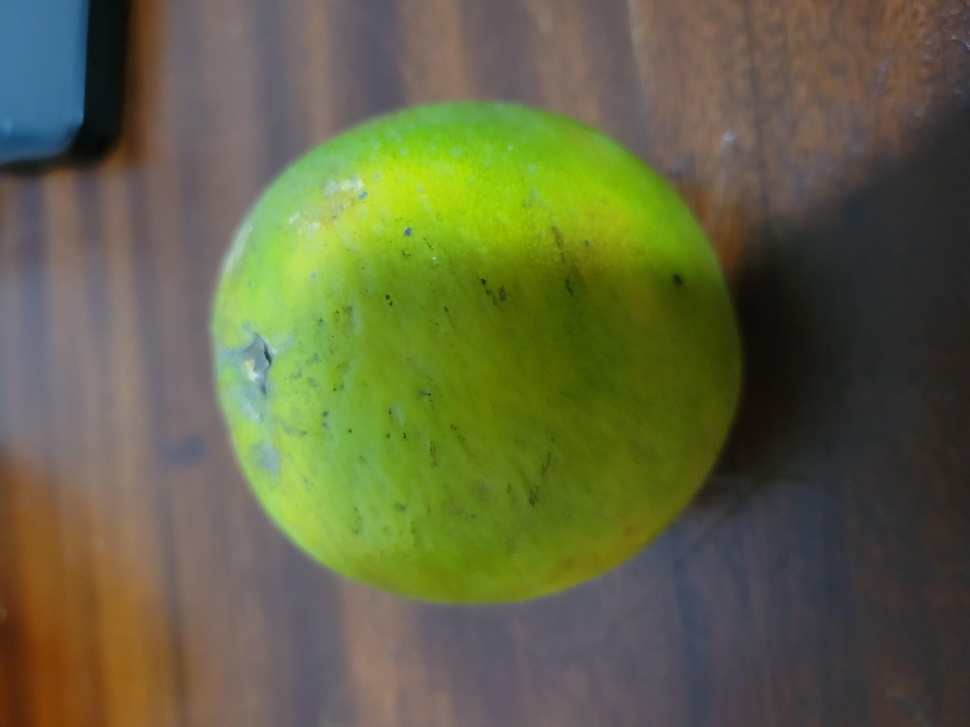
#> input picture model/new_data_regression/quality_0.09_1770641506.jpg, 970 x 727 px, shrunk from 4032 x 3024 before the run, given in place of the camera
$ python multi_tracker.py
#> lines starting #> are read from the running program, lines starting #| are printed output that depends on the picture; after the words box and inside, x2 and y2 are one past the last pixel; in counts of white or black regions, pixels touching at a corner belong together
import cv2
import numpy as np

# Start Webcam
cap = cv2.VideoCapture(0)

print(">>> Starting Advanced Circular Tracker...")
print(">>> Press 'q' to quit.")

while True:
    ret, frame = cap.read()
#> frame is the input picture: shape (727, 970, 3); mean B, G, R 66.2, 100.6, 97.9
    if not ret: break

    # 1. PREPROCESS
    # Convert to grayscale
    gray = cv2.cvtColor(frame, cv2.COLOR_BGR2GRAY)
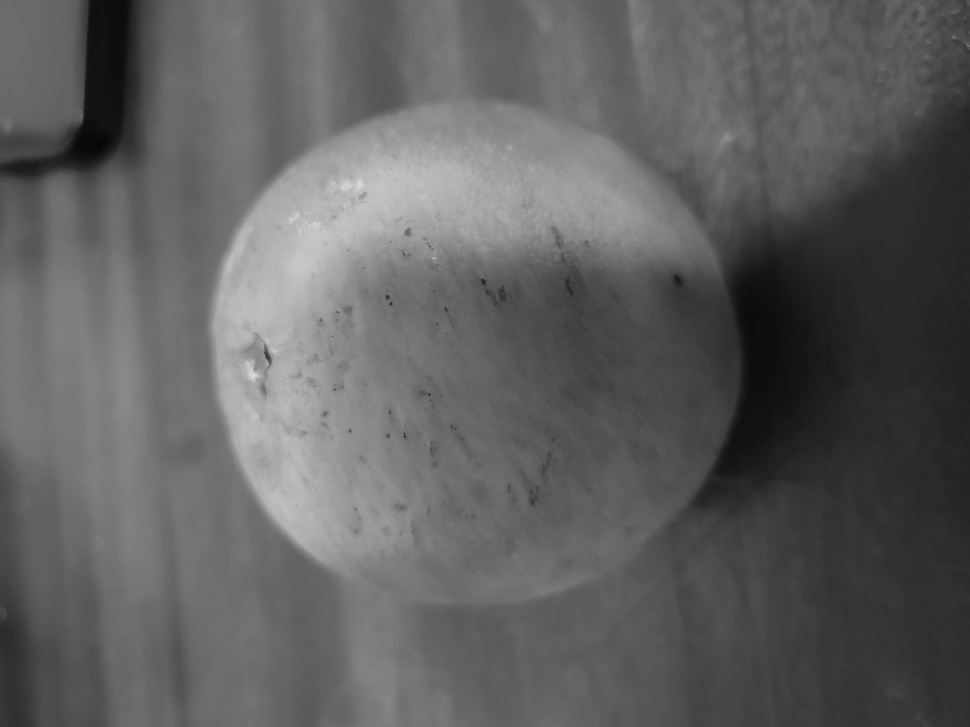
#> gray: shape (727, 970); min 4, max 220, mean 95.9

    # Use a Median Blur. This is excellent for removing background "salt and pepper" noise
    # while keeping the edges of the oranges sharp.
    gray_blurred = cv2.medianBlur(gray, 5)

    # 2. THE MAGIC MATH: HOUGH CIRCLES
    # This specifically hunts for circular shapes and separates touching ones.
    circles = cv2.HoughCircles(
        gray_blurred,
        cv2.HOUGH_GRADIENT,
        dp=1,
        minDist=60,       # <--- FIXES TOUCHING: Minimum distance between orange centers.
        param1=50,        # Sensitivity of edge detection.
        param2=35,        # <--- FIXES NOISE: Strictness. Higher = fewer false alarms.
        minRadius=30,     # <--- Min size of an orange (ignore small background dots)
        maxRadius=150     # <--- Max size of an orange
    )
#> circles = None

    orange_count = 0

    # 3. DRAW THE RESULTS
    if circles is not None:
        # Convert coordinates to integers
        circles = np.uint16(np.around(circles))

        for i in circles[0, :]:
            x, y, radius = i[0], i[1], i[2]
            orange_count += 1

            # Draw the circular outline
            cv2.circle(frame, (x, y), radius, (0, 255, 0), 2)
            # Draw a dot in the center
            cv2.circle(frame, (x, y), 2, (0, 0, 255), 3)

            # Calculate the Bounding Box (We will need this for the AI Brain later)
            # We add a little padding (+10) to make sure we don't cut off the edges
            x1 = max(0, x - radius - 10)
            y1 = max(0, y - radius - 10)
            x2 = min(frame.shape[1], x + radius + 10)
            y2 = min(frame.shape[0], y + radius + 10)

            # Draw the AI Bounding Box in Blue
            cv2.rectangle(frame, (x1, y1), (x2, y2), (255, 0, 0), 2)
            cv2.putText(frame, f"Fruit {orange_count}", (x1, y1 - 10),
                        cv2.FONT_HERSHEY_SIMPLEX, 0.6, (255, 0, 0), 2)

    # Display total count
    cv2.putText(frame, f"Total Oranges: {orange_count}", (20, 40),
                cv2.FONT_HERSHEY_SIMPLEX, 0.8, (0, 255, 0), 2)
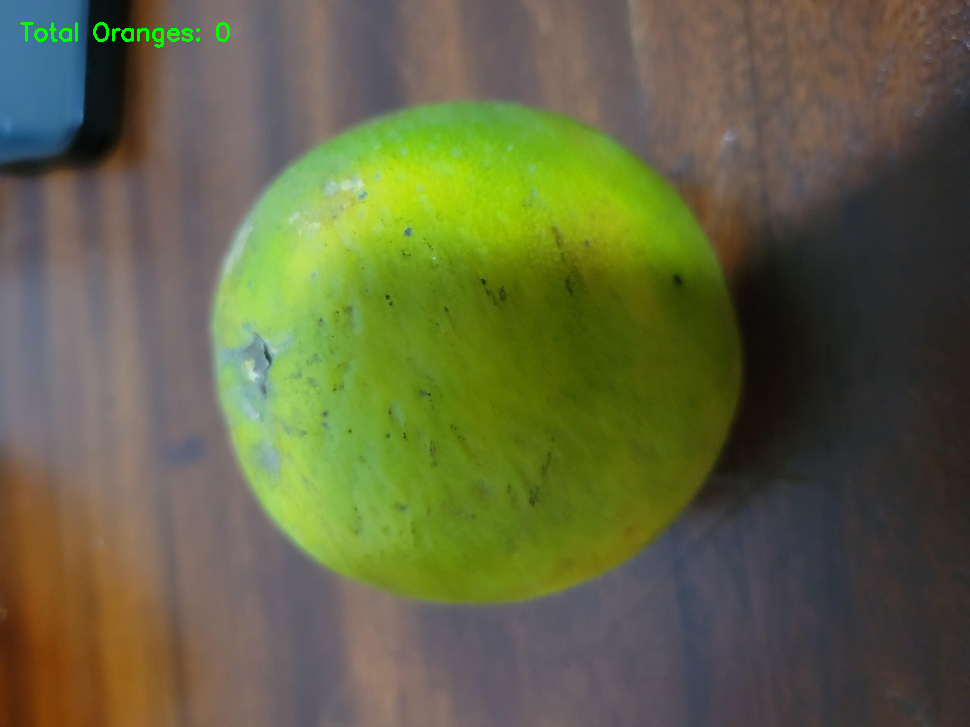
#> frame: shape (727, 970, 3); 0.19% of pixels changed, all inside (x1, y1, x2, y2) = (20, 22, 230, 48)

    cv2.imshow('Industrial Fruit Locator', frame)

    if cv2.waitKey(1) & 0xFF == ord('q'):
#> (key q is pressed here)
        break

cap.release()
cv2.destroyAllWindows()

$ run again, on model/new_data_regression/quality_0.12_1770641701.jpg
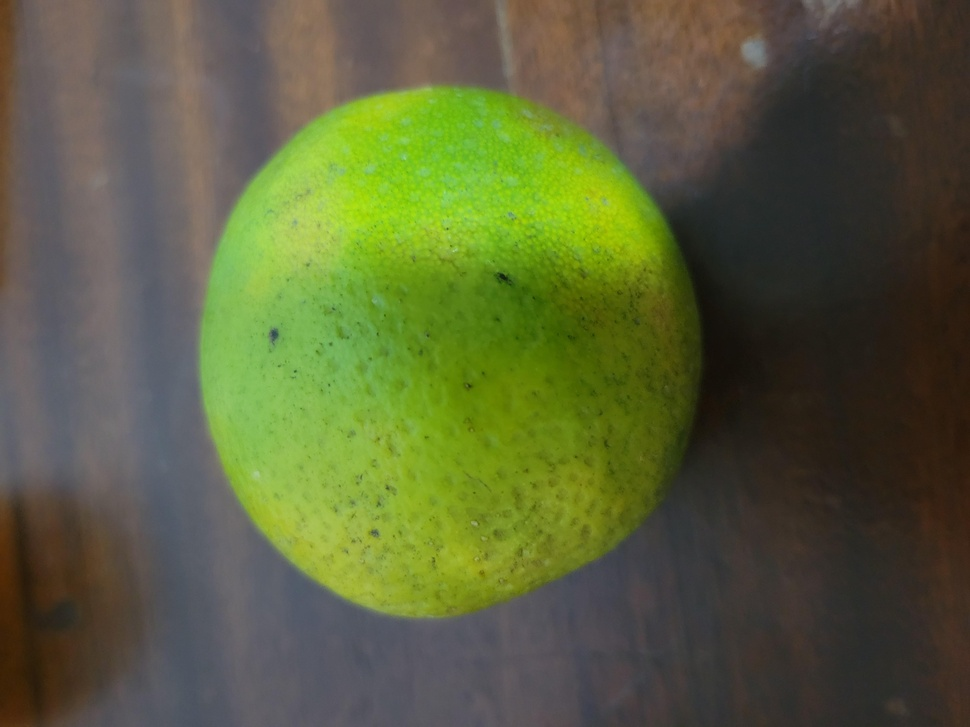
#> input picture model/new_data_regression/quality_0.12_1770641701.jpg, 970 x 727 px, shrunk from 4032 x 3024 before the run, given in place of the camera
#> frame is the input picture: shape (727, 970, 3); mean B, G, R 58.3, 96.3, 90
#> `gray = cv2.cvtColor(frame, cv2.COLOR_BGR2GRAY)`:
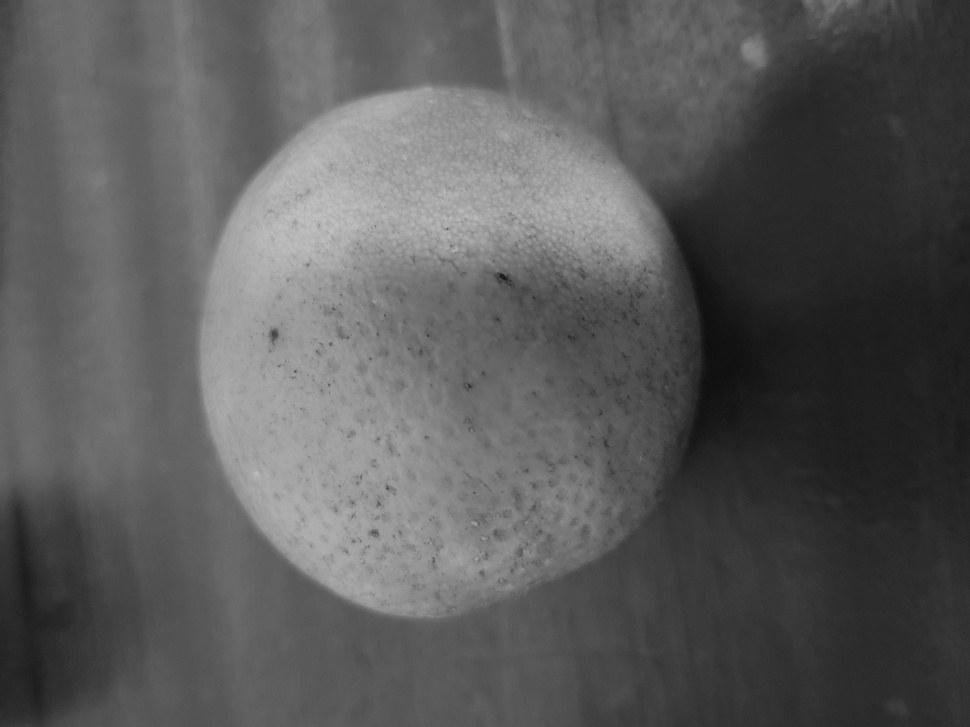
#> gray: shape (727, 970); min 15, max 195, mean 90.1
#> circles = None
#> `cv2.putText(frame, f"Total Oranges: {orange_count}", (20, 40), cv2.FON..`:
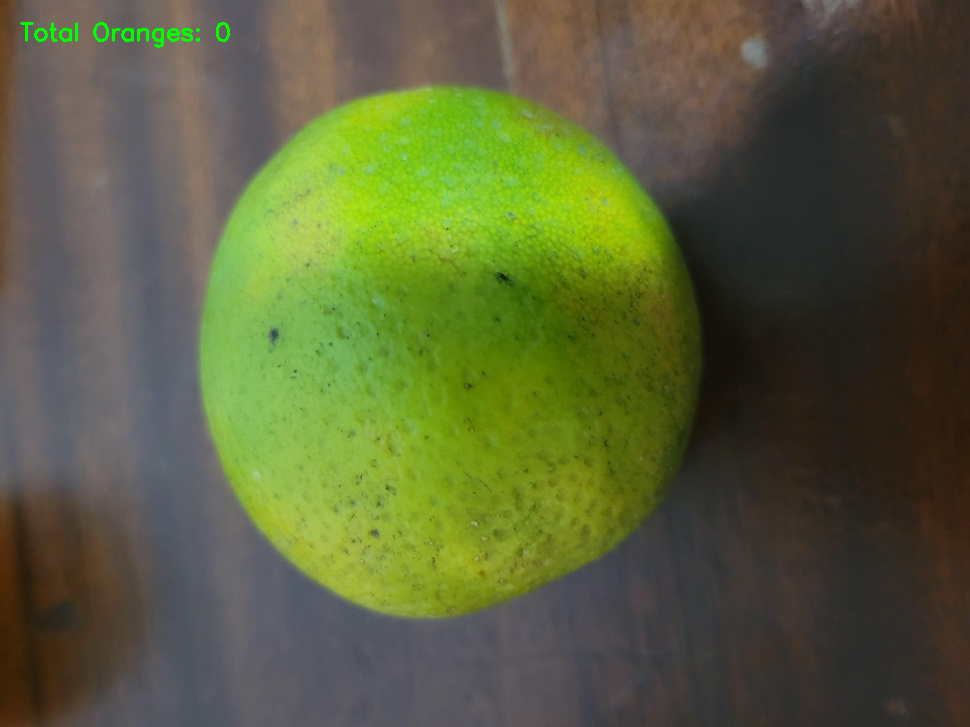
#> frame: shape (727, 970, 3); 0.19% of pixels changed, all inside (x1, y1, x2, y2) = (20, 22, 230, 48)

$ run again, on model/new_data_regression/quality_0.14_1770641549.jpg
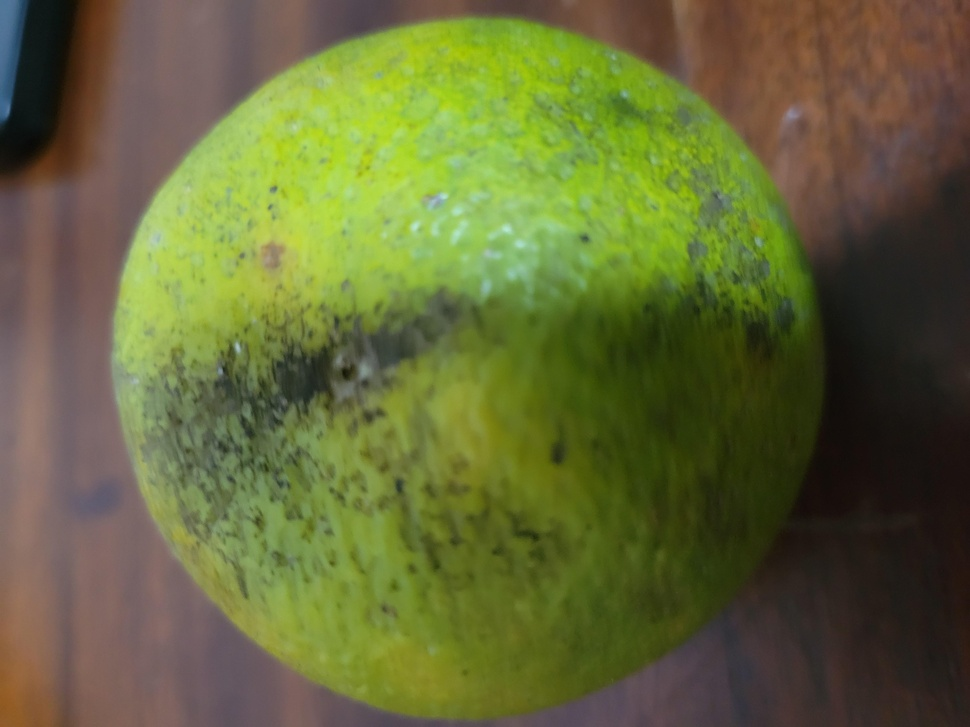
#> input picture model/new_data_regression/quality_0.14_1770641549.jpg, 970 x 727 px, shrunk from 4032 x 3024 before the run, given in place of the camera
#> frame is the input picture: shape (727, 970, 3); mean B, G, R 56.2, 104.7, 100.2
#> `circles = cv2.HoughCircles( gray_blurred, cv2.HOUGH_GRADIENT, dp=1, mi..`: circles = 17 rows, first 8: [274.5, 453.5, 113], [238.5, 340.5, 124.1], [325.5, 532.5, 129.6], [327.5, 423.5, 96.6], [280.5, 385.5, 81.2], [226.5, 415.5, 60.3], [239.5, 513.5, 76.7], [395.5, 383.5, 114.2]
#> `circles = np.uint16(np.around(circles))`: circles = 17 rows, first 8: [274, 454, 113], [238, 340, 124], [326, 532, 130], [328, 424, 97], [280, 386, 81], [226, 416, 60], [240, 514, 77], [396, 384, 114]
#> the loop `for i in circles[0, :]:` made 17 passes
#> (x, y, radius, x1, y1, x2, y2) on passes 1 to 8: (274, 454, 113, 151, 331, 397, 577), (238, 340, 124, 104, 206, 372, 474), (326, 532, 130, 186, 392, 466, 672), (328, 424, 97, 221, 317, 435, 531), (280, 386, 81, 189, 295, 371, 477), (226, 416, 60, 156, 346, 296, 486), (240, 514, 77, 153, 427, 327, 601), (396, 384, 114, 272, 260, 520, 508)
#> after the loop `for i in circles[0, :]:`:
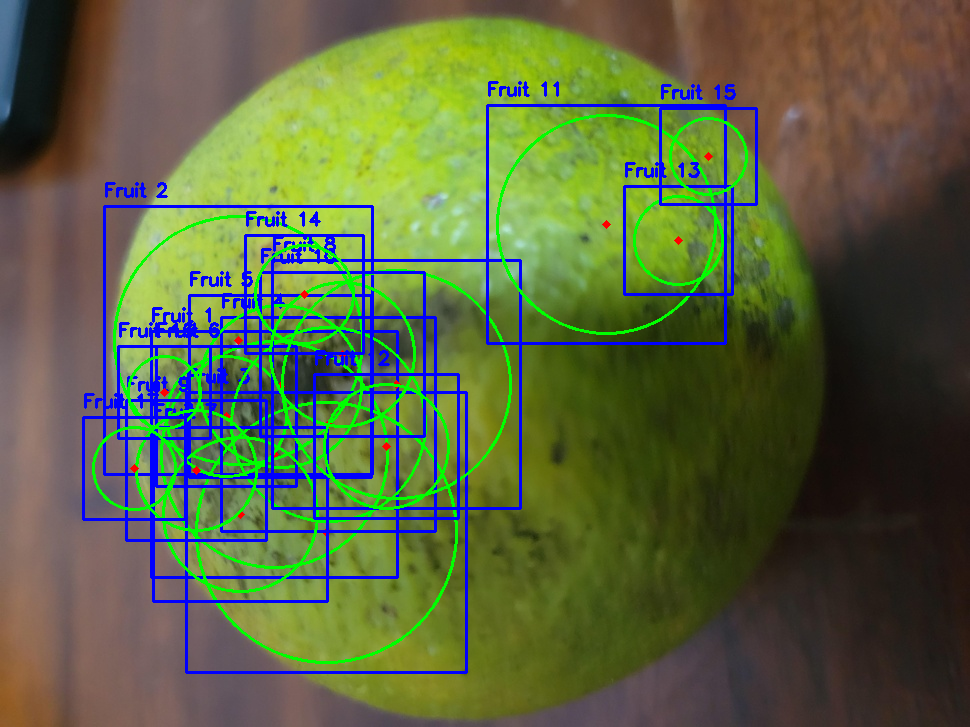
#> frame: shape (727, 970, 3); 8.3% of pixels changed, all inside (x1, y1, x2, y2) = (82, 81, 758, 674)
#> after the loop `for i in circles[0, :]:`: orange_count = 17
#> `cv2.putText(frame, f"Total Oranges: {orange_count}", (20, 40), cv2.FON..`:
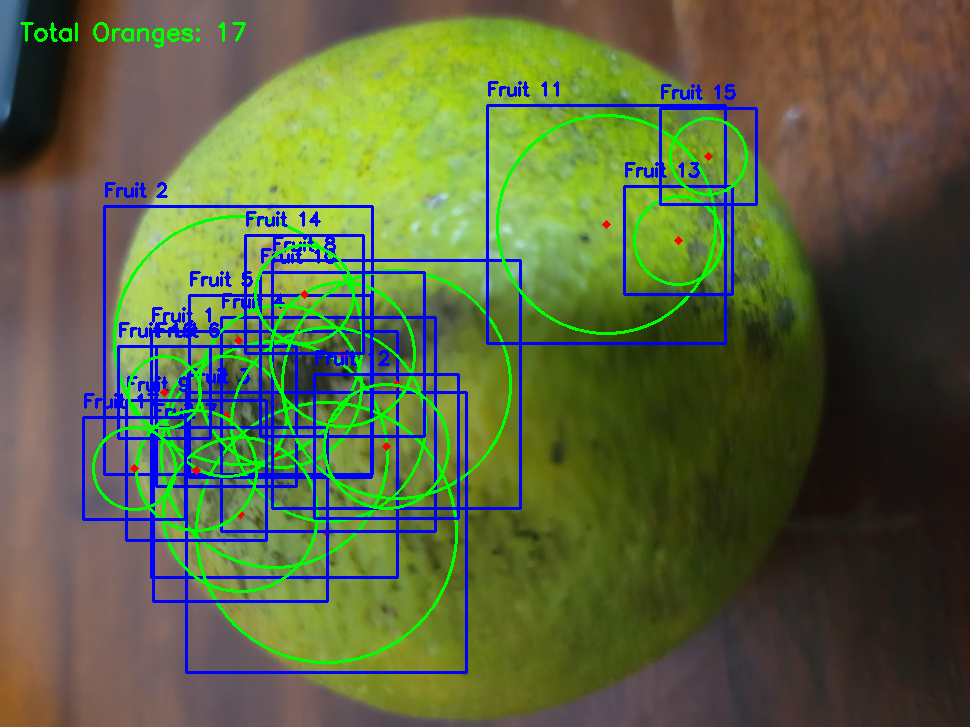
#> frame: shape (727, 970, 3); 0.2% of pixels changed, all inside (x1, y1, x2, y2) = (20, 22, 246, 48)

$ run again, on model/new_data_regression/quality_0.14_1770977619.jpg
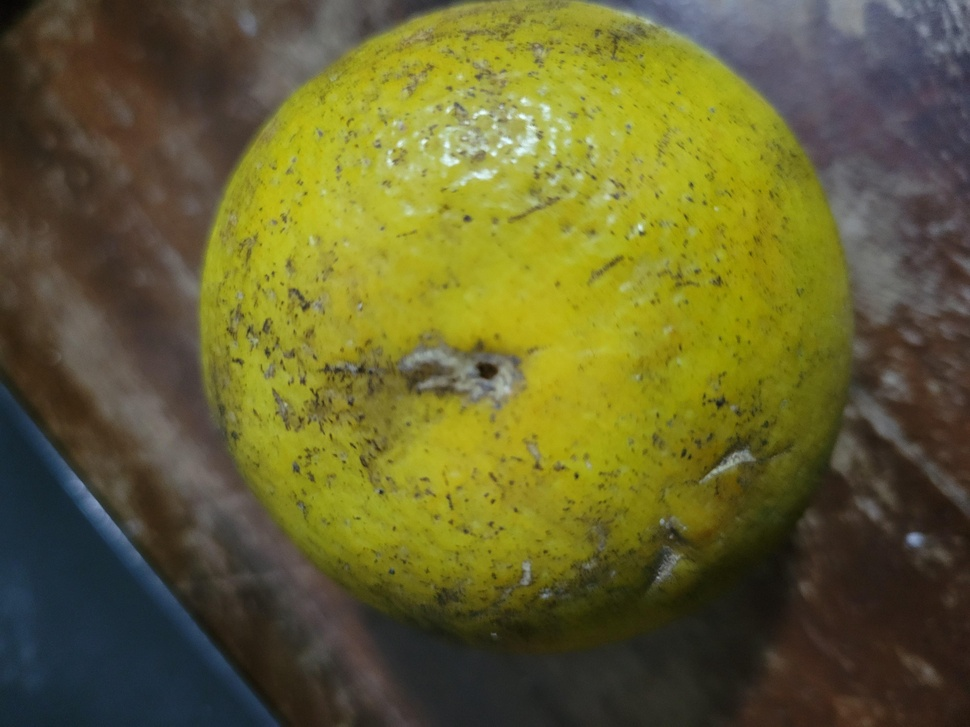
#> input picture model/new_data_regression/quality_0.14_1770977619.jpg, 970 x 727 px, shrunk from 4032 x 3024 before the run, given in place of the camera
#> frame is the input picture: shape (727, 970, 3); mean B, G, R 46.7, 97.7, 101.3
#> `circles = cv2.HoughCircles( gray_blurred, cv2.HOUGH_GRADIENT, dp=1, mi..`: circles = 31 rows, first 8: [366.5, 242.5, 149.4], [449.5, 483.5, 141.7], [461.5, 217.5, 148.3], [615.5, 162.5, 146.1], [390.5, 465.5, 106.4], [568.5, 110.5, 110.8], [345.5, 315.5, 127.3], [506.5, 445.5, 149.4]
#> `circles = np.uint16(np.around(circles))`: circles = 31 rows, first 8: [366, 242, 149], [450, 484, 142], [462, 218, 148], [616, 162, 146], [390, 466, 106], [568, 110, 111], [346, 316, 127], [506, 446, 149]
#> the loop `for i in circles[0, :]:` made 31 passes
#> (x, y, radius, x1, y1, x2, y2) on passes 1 to 8: (366, 242, 149, 207, 83, 525, 401), (450, 484, 142, 298, 332, 602, 636), (462, 218, 148, 304, 60, 620, 376), (616, 162, 146, 460, 6, 772, 318), (390, 466, 106, 274, 350, 506, 582), (568, 110, 111, 447, 65525, 689, 231), (346, 316, 127, 209, 179, 483, 453), (506, 446, 149, 347, 287, 665, 605)
#> after the loop `for i in circles[0, :]:`:
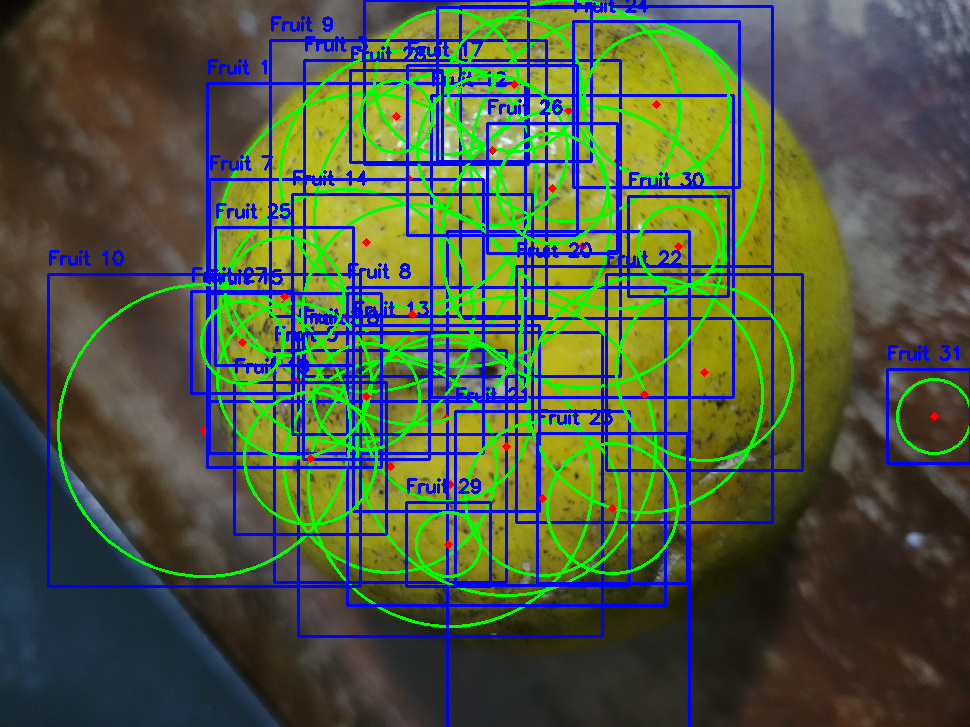
#> frame: shape (727, 970, 3); 16.88% of pixels changed, all inside (x1, y1, x2, y2) = (47, 0, 970, 727)
#> after the loop `for i in circles[0, :]:`: orange_count = 31
#> `cv2.putText(frame, f"Total Oranges: {orange_count}", (20, 40), cv2.FON..`:
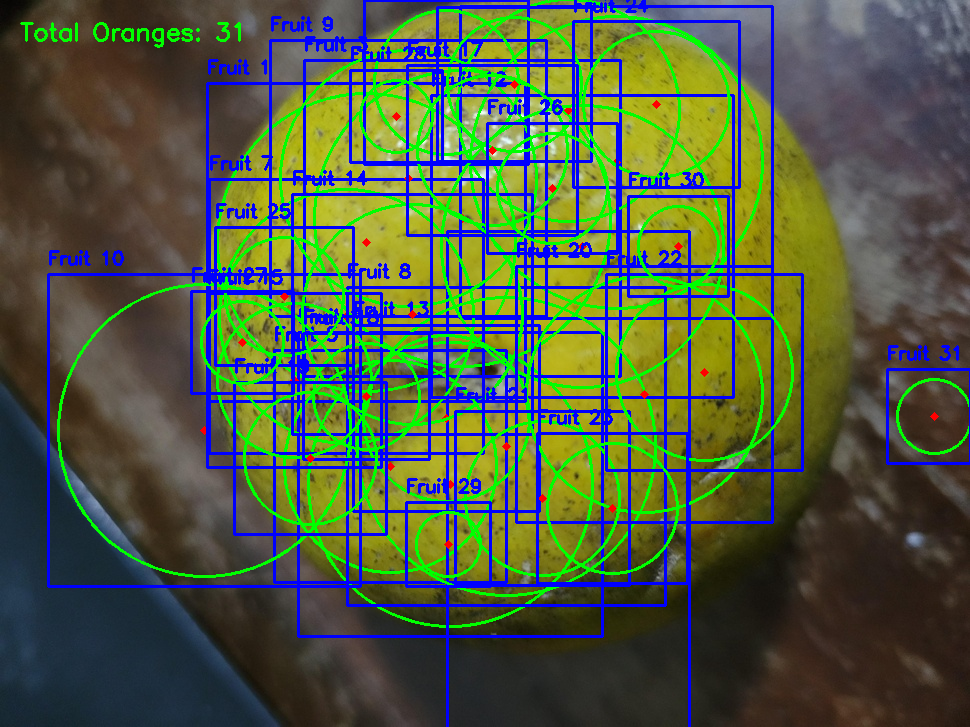
#> frame: shape (727, 970, 3); 0.2% of pixels changed, all inside (x1, y1, x2, y2) = (20, 22, 241, 48)
